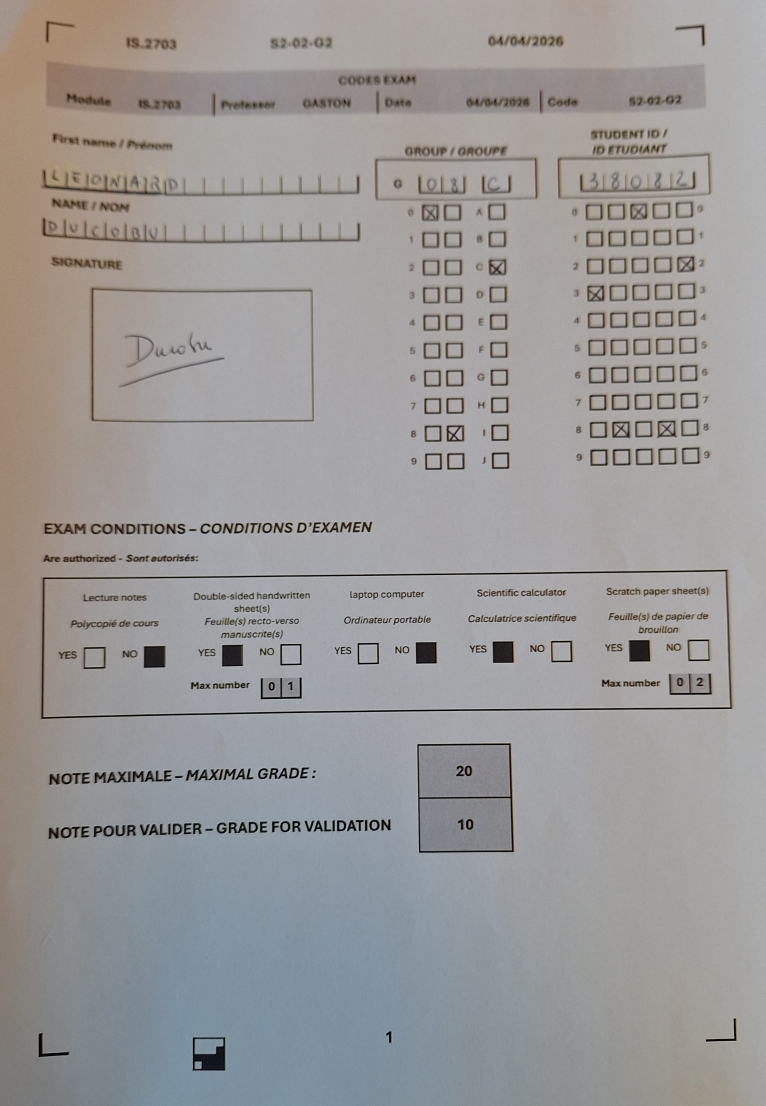
#> input picture src/data_exemple/EXAM_FORM3_38082/EXAM_FORM3_38082.jpg, 2296 x 3317 px (shown at 1/3 size); its folder holds only this picture in this run
$ python -i training_svm_model.py   (imports and definitions only)
#> lines starting #> are read from the running program, lines starting #| are printed output that depends on the picture; after the words box and inside, x2 and y2 are one past the last pixel; in counts of white or black regions, pixels touching at a corner belong together
# train_signature_svm.py
# Programme uniquement pour entraîner un SVM sur les signatures.
#
# Lancement :
#   python train_signature_svm.py
#
# Sorties :
#   signature_model_svm/svm_shape.joblib
#   signature_model_svm/labels.json

import os
import json
import random
import warnings

# [1 line not run here, left out]

import joblib
import numpy as np

from skimage import io, color, filters, morphology, measure, transform, exposure
from scipy import ndimage as ndi

from sklearn.svm import SVC
from sklearn.pipeline import make_pipeline
from sklearn.preprocessing import StandardScaler
from sklearn.metrics import accuracy_score, classification_report


# ============================================================
# PARAMÈTRES
# ============================================================

SOURCE_PATH = "data/STUDENT_CLASS_SIGNATURES"

OUTPUT_DIR = "signature_model_svm"
MODEL_PATH = os.path.join(OUTPUT_DIR, "svm_shape.joblib")
LABELS_PATH = os.path.join(OUTPUT_DIR, "labels.json")

RANDOM_SEED = 4564
TRAIN_RATIO = 0.80

MIN_OBJECT_SIZE = 8
PRUNING_ITERATIONS = 8

N_FOURIER_POINTS = 128
N_FOURIER_DESCRIPTORS = 16

AUGMENT_PER_IMAGE = 4


# ============================================================
# OUTILS GÉNÉRAUX
# ============================================================

def set_seed(seed=RANDOM_SEED):
    random.seed(seed)
    np.random.seed(seed)


def ensure_dir(path):
    if not os.path.isdir(path):
        os.makedirs(path)


def safe_div(a, b, eps=1e-8):
    return float(a) / float(b + eps)


def rgb_to_gray_and_normalize(img):
    if img.ndim == 3:
        img = color.rgb2gray(img)

    img = img.astype(np.float32)

    if img.max() > 1.0:
        img = img / 255.0

    return img


def stretch_histo(img_gray, p_low=2, p_high=98):
    low, high = np.percentile(img_gray, (p_low, p_high))

    if high <= low:
        return img_gray.astype(np.float32)

    return exposure.rescale_intensity(
        img_gray,
        in_range=(low, high),
        out_range=(0.0, 1.0)
    ).astype(np.float32)


# ============================================================
# PRÉTRAITEMENT SIGNATURE
# ============================================================

def count_8_neighbors(binary_img):
    kernel = np.array(
        [[1, 1, 1],
         [1, 0, 1],
         [1, 1, 1]],
        dtype=np.uint8
    )

    return ndi.convolve(
        binary_img.astype(np.uint8),
        kernel,
        mode="constant",
        cval=0
    )


def prune_skeleton(skeleton, iterations=PRUNING_ITERATIONS):
    pruned = skeleton.astype(bool).copy()

    for _ in range(iterations):
        neighbors = count_8_neighbors(pruned)
        endpoints = pruned & (neighbors == 1)

        if not np.any(endpoints):
            break

        pruned[endpoints] = False

    return pruned


def crop_to_foreground(binary_img, pad=8):
    coords = np.argwhere(binary_img)

    if coords.size == 0:
        return binary_img

    y1, x1 = coords.min(axis=0)
    y2, x2 = coords.max(axis=0) + 1

    h, w = binary_img.shape[:2]

    y1 = max(0, y1 - pad)
    x1 = max(0, x1 - pad)
    y2 = min(h, y2 + pad)
    x2 = min(w, x2 + pad)

    return binary_img[y1:y2, x1:x2]


def preprocess_signature_binary_from_array(img):
    """
    Image signature -> image binaire.
    Convention :
        fond = False
        encre = True
    """
    img_gray = rgb_to_gray_and_normalize(img)
    img_gray = stretch_histo(img_gray)

    img_smooth = filters.gaussian(
        img_gray,
        sigma=1.0,
        preserve_range=True
    )

    try:
        threshold = filters.threshold_otsu(img_smooth)
    except ValueError:
        return np.zeros_like(img_smooth, dtype=bool)

    img_bin = img_smooth < threshold

    img_bin = morphology.remove_small_objects(
        img_bin.astype(bool),
        min_size=MIN_OBJECT_SIZE
    )

    img_bin = morphology.closing(
        img_bin,
        np.ones((2, 2), dtype=bool)
    )

    img_bin = crop_to_foreground(img_bin, pad=8)

    return img_bin.astype(bool)


def preprocess_signature_skeleton_from_binary(img_bin):
    img_bin = morphology.remove_small_objects(
        img_bin.astype(bool),
        min_size=MIN_OBJECT_SIZE
    )

    skel = morphology.skeletonize(img_bin)
    skel = prune_skeleton(skel, iterations=PRUNING_ITERATIONS)

    return skel.astype(bool)


# ============================================================
# AUGMENTATION
# ============================================================

# [40 lines left out: function augment_signature_array, not called in this run]


# ============================================================
# DESCRIPTEURS
# ============================================================

def skeleton_topology_features(skel, area):
    skel_len = int(np.sum(skel))

    if skel_len == 0:
        return [0, 0, 0.0, 0.0, 0.0, 0.0]

    neighbors = count_8_neighbors(skel)

    endpoints = int(np.sum(skel & (neighbors == 1)))
    branchpoints = int(np.sum(skel & (neighbors >= 3)))

    endpoint_ratio = safe_div(endpoints, skel_len)
    branchpoint_ratio = safe_div(branchpoints, skel_len)

    skel_norm_area = safe_div(skel_len, np.sqrt(area))
    skel_density = safe_div(skel_len, area)

    return [
        endpoints,
        branchpoints,
        endpoint_ratio,
        branchpoint_ratio,
        skel_norm_area,
        skel_density
    ]


def normalized_fourier_descriptors(binary_img):
    if binary_img is None or np.sum(binary_img) == 0:
        return np.zeros(N_FOURIER_DESCRIPTORS, dtype=np.float32)

    contours = measure.find_contours(binary_img.astype(float), 0.5)

    if len(contours) == 0:
        return np.zeros(N_FOURIER_DESCRIPTORS, dtype=np.float32)

    contour = max(contours, key=lambda c: c.shape[0])

    if contour.shape[0] < 5:
        return np.zeros(N_FOURIER_DESCRIPTORS, dtype=np.float32)

    pts = np.zeros((contour.shape[0], 2), dtype=np.float32)
    pts[:, 0] = contour[:, 1]
    pts[:, 1] = contour[:, 0]

    pts = np.vstack([pts, pts[0]])

    diffs = np.diff(pts, axis=0)
    dist = np.sqrt(np.sum(diffs ** 2, axis=1))
    curv_abs = np.concatenate([[0.0], np.cumsum(dist)])

    total_length = curv_abs[-1]

    if total_length <= 1e-8:
        return np.zeros(N_FOURIER_DESCRIPTORS, dtype=np.float32)

    samples = np.linspace(
        0,
        total_length,
        N_FOURIER_POINTS,
        endpoint=False
    )

    x = np.interp(samples, curv_abs, pts[:, 0])
    y = np.interp(samples, curv_abs, pts[:, 1])

    z = x + 1j * y

    z = z - np.mean(z)

    coeffs = np.fft.fft(z)

    desc = np.abs(coeffs[1:N_FOURIER_DESCRIPTORS + 1])

    denom = desc[0] if desc[0] > 1e-8 else np.max(desc)

    if denom <= 1e-8:
        return np.zeros(N_FOURIER_DESCRIPTORS, dtype=np.float32)

    desc = desc / denom

    return desc.astype(np.float32)


def extract_shape_features_from_binary(binary_img):
    if binary_img is None or binary_img.size == 0 or np.sum(binary_img) == 0:
        return np.zeros(46, dtype=np.float32)

    binary_img = binary_img.astype(bool)

    label_all = binary_img.astype(np.uint8)
    props_list = measure.regionprops(label_all)

    if len(props_list) == 0:
        return np.zeros(46, dtype=np.float32)

    p = props_list[0]

    area = float(p.area)

    if area <= 0:
        return np.zeros(46, dtype=np.float32)

    perimeter = float(measure.perimeter(binary_img, neighborhood=8))

    minr, minc, maxr, maxc = p.bbox
    bbox_h = maxr - minr
    bbox_w = maxc - minc
    bbox_area = max(1.0, float(bbox_h * bbox_w))

    convex_area = float(p.convex_area) if p.convex_area > 0 else area

    major = float(p.major_axis_length)
    minor = float(p.minor_axis_length)

    eccentricity = float(p.eccentricity)
    solidity = safe_div(area, convex_area)
    extent = safe_div(area, bbox_area)

    compactness = safe_div(perimeter ** 2, area)
    circularity = safe_div(4.0 * np.pi * area, perimeter ** 2)

    bbox_ratio = safe_div(min(bbox_h, bbox_w), max(bbox_h, bbox_w))
    axis_ratio = safe_div(minor, major)

    euler_number = float(p.euler_number)

    connected_components = float(measure.label(binary_img, connectivity=2).max())
    ink_density = safe_div(area, binary_img.size)

    region_features = [
        eccentricity,
        solidity,
        extent,
        compactness,
        circularity,
        bbox_ratio,
        axis_ratio,
        euler_number,
        connected_components,
        ink_density
    ]

    skel = preprocess_signature_skeleton_from_binary(binary_img)
    skel_features = skeleton_topology_features(skel, area)

    nu = p.moments_normalized

    nu_indices = [
        (2, 0),
        (0, 2),
        (1, 1),
        (3, 0),
        (0, 3),
        (2, 1),
        (1, 2)
    ]

    nu_features = []

    for i, j in nu_indices:
        if i < nu.shape[0] and j < nu.shape[1]:
            value = float(nu[i, j])
        else:
            value = 0.0

        if not np.isfinite(value):
            value = 0.0

        nu_features.append(value)

    try:
        hu = measure.moments_hu(nu)
        hu = np.array(hu, dtype=np.float64)
        hu = np.sign(hu) * np.log10(np.abs(hu) + 1e-12)
        hu = np.nan_to_num(hu, nan=0.0, posinf=0.0, neginf=0.0)
    except Exception:
        hu = np.zeros(7, dtype=np.float64)

    fourier = normalized_fourier_descriptors(binary_img)

    features = np.array(
        region_features
        + skel_features
        + nu_features
        + hu.tolist()
        + fourier.tolist(),
        dtype=np.float32
    )

    features = np.nan_to_num(features, nan=0.0, posinf=0.0, neginf=0.0)

    return features


def extract_signature_features_from_array(img):
    binary_img = preprocess_signature_binary_from_array(img)
    return extract_shape_features_from_binary(binary_img)


# ============================================================
# DATASET
# ============================================================

# [191 lines left out: functions list_dataset, split_train_test_per_student, build_feature_matrix, train_signature_svm, not called in this run]


# ============================================================
# MAIN
# ============================================================

def main():
    train_signature_svm()


# [2 lines not run here, left out]

>>> import cv2
>>> picture = cv2.cvtColor(cv2.imread('data_exemple/EXAM_FORM3_38082/EXAM_FORM3_38082.jpg'), cv2.COLOR_BGR2RGB)
>>> result = extract_signature_features_from_array(picture)
#> in rgb_to_gray_and_normalize, `img = color.rgb2gray(img)`:
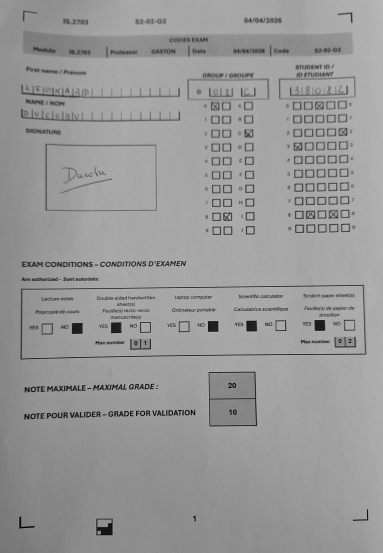
#> img: shape (3317, 2296) float64 (shown at 1/6 size); min 0, max 0.796, mean 0.6
#> in stretch_histo, `low, high = np.percentile(img_gray, (p_low, p_high))`: low = 0.278; high = 0.69
#> in stretch_histo, `return exposure.rescale_intensity( img_gray, in_range=(low, high), out..`:
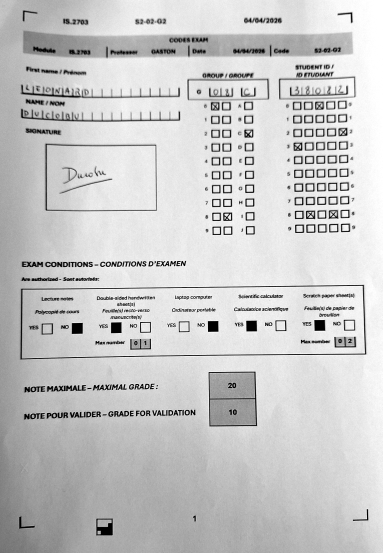
#> returned value: shape (3317, 2296) float32 (shown at 1/6 size); min 0, max 1, mean 0.787
#> in preprocess_signature_binary_from_array, `threshold = filters.threshold_otsu(img_smooth)`: threshold = 0.729
#> in preprocess_signature_binary_from_array, `img_bin = img_smooth < threshold`:
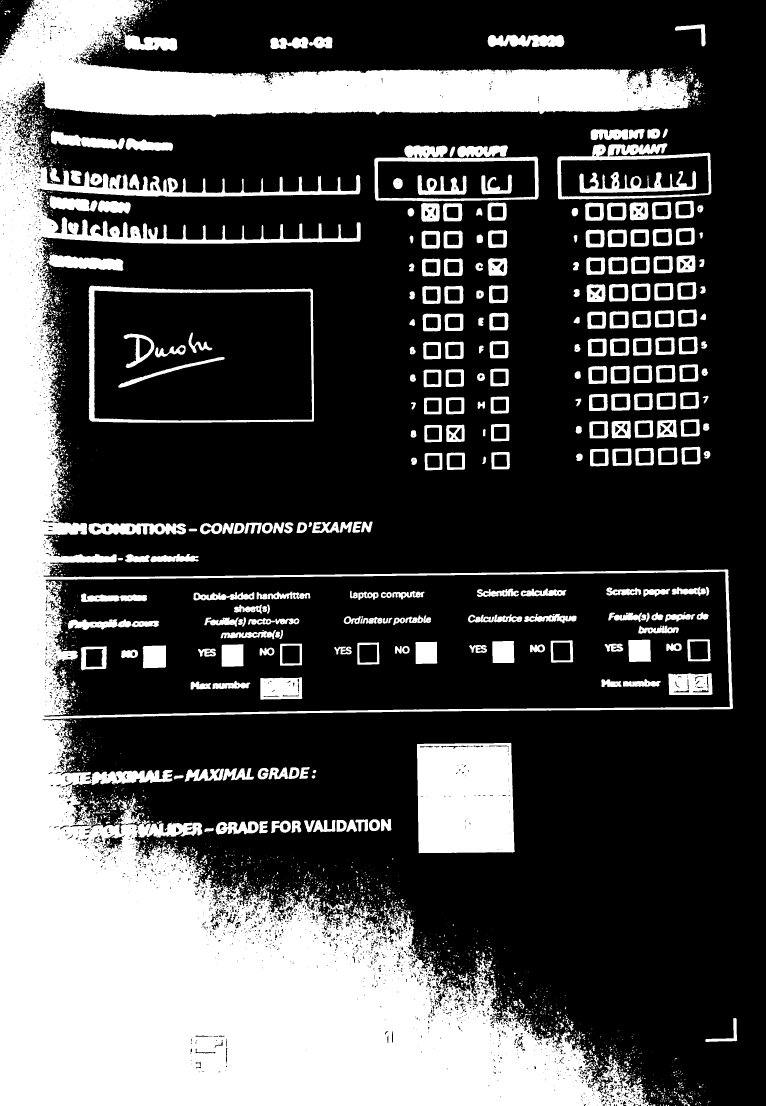
#> img_bin: shape (3317, 2296) bool (shown at 1/3 size); 30.6% white; 2940 white regions (2311 under 20 px), largest, box (x1, y1, x2, y2) and area: (0, 0, 2199, 3317) 1769881, (1251, 2229, 1544, 2560) 92601, (265, 857, 942, 1269) 20795
#> in crop_to_foreground, `coords = np.argwhere(binary_img)`: coords = 2334784 pairs, first value 0 to 3316, second value 0 to 2211
#> in crop_to_foreground, `y1, x1 = coords.min(axis=0)`: y1 = 0
#> in crop_to_foreground, `y2, x2 = coords.max(axis=0) + 1`: y2 = 3317; x2 = 2212
#> in crop_to_foreground, `x2 = min(w, x2 + pad)`: x2 = 2220
#> in crop_to_foreground, `return binary_img[y1:y2, x1:x2]`:
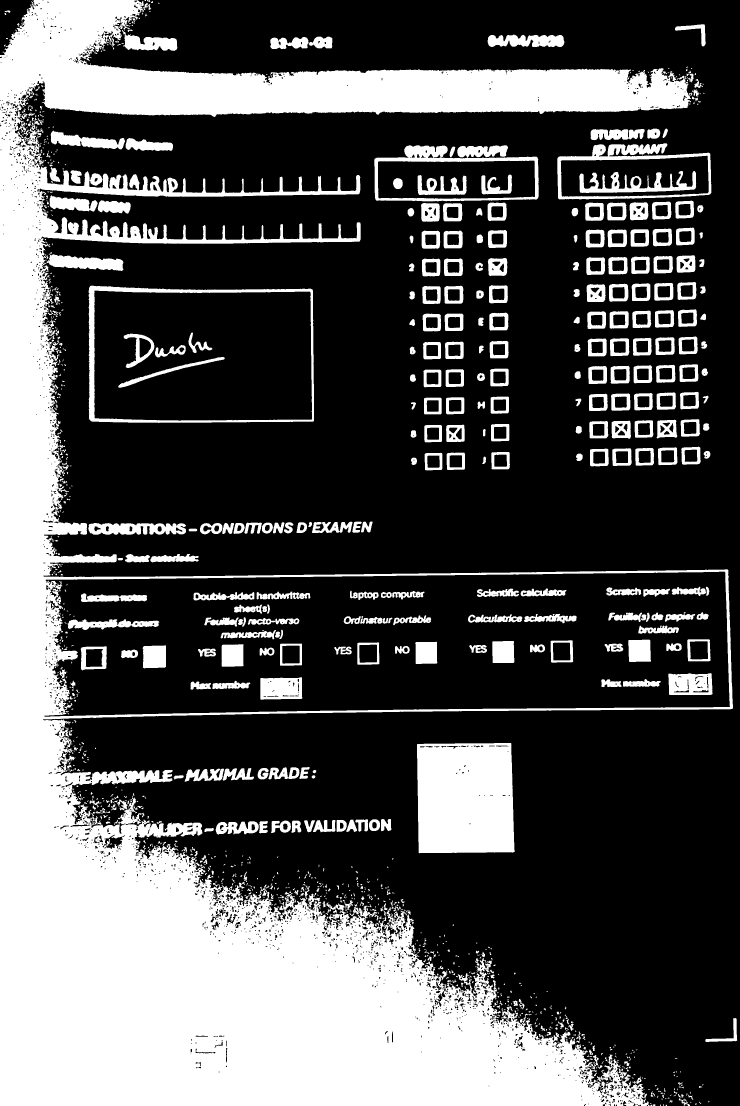
#> returned value: shape (3317, 2220) bool (shown at 1/3 size); 31.7% white; 1066 white regions (499 under 20 px)
#> in extract_shape_features_from_binary, `props_list = measure.regionprops(label_all)`: props_list = 1 regions; box (x1, y1, x2, y2) and area: (0, 0, 2212, 3317) 2334784
#> in extract_shape_features_from_binary, `area = float(p.area)`: area = 2334784
#> in extract_shape_features_from_binary, `perimeter = float(measure.perimeter(binary_img, neighborhood=8))`: perimeter = 207113.8
#> in extract_shape_features_from_binary, `minr, minc, maxr, maxc = p.bbox`: minr = 0; maxr = 3317; maxc = 2212
#> in extract_shape_features_from_binary, `bbox_h = maxr - minr`: bbox_h = 3317
#> in extract_shape_features_from_binary, `bbox_w = maxc - minc`: bbox_w = 2212
#> in extract_shape_features_from_binary, `bbox_area = max(1.0, float(bbox_h * bbox_w))`: bbox_area = 7337204
#> in extract_shape_features_from_binary, `convex_area = float(p.convex_area) if p.convex_area > 0 else area`: convex_area = 7141436
#> in extract_shape_features_from_binary, `major = float(p.major_axis_length)`: major = 4391.9
#> in extract_shape_features_from_binary, `minor = float(p.minor_axis_length)`: minor = 2443.6
#> in extract_shape_features_from_binary, `eccentricity = float(p.eccentricity)`: eccentricity = 0.831
#> in extract_shape_features_from_binary, `solidity = safe_div(area, convex_area)`: solidity = 0.327
#> in extract_shape_features_from_binary, `extent = safe_div(area, bbox_area)`: extent = 0.318
#> in extract_shape_features_from_binary, `compactness = safe_div(perimeter ** 2, area)`: compactness = 18372.6
#> in extract_shape_features_from_binary, `circularity = safe_div(4.0 * np.pi * area, perimeter ** 2)`: circularity = 0.000684
#> in extract_shape_features_from_binary, `bbox_ratio = safe_div(min(bbox_h, bbox_w), max(bbox_h, bbox_w))`: bbox_ratio = 0.667
#> in extract_shape_features_from_binary, `axis_ratio = safe_div(minor, major)`: axis_ratio = 0.556
#> in extract_shape_features_from_binary, `euler_number = float(p.euler_number)`: euler_number = -1389
#> in extract_shape_features_from_binary, `connected_components = float(measure.label(binary_img, connectivity=2)..`: connected_components = 1066
#> in extract_shape_features_from_binary, `ink_density = safe_div(area, binary_img.size)`: ink_density = 0.317
#> in extract_shape_features_from_binary, `region_features = [ eccentricity, solidity, extent, compactness, circu..`: region_features = [0.831, 0.327, 0.318, 18372.6, 0.000684, 0.667, 0.556, -1389, 1066, 0.317]
#> after the loop in prune_skeleton, `for _ in range(iterations):`:
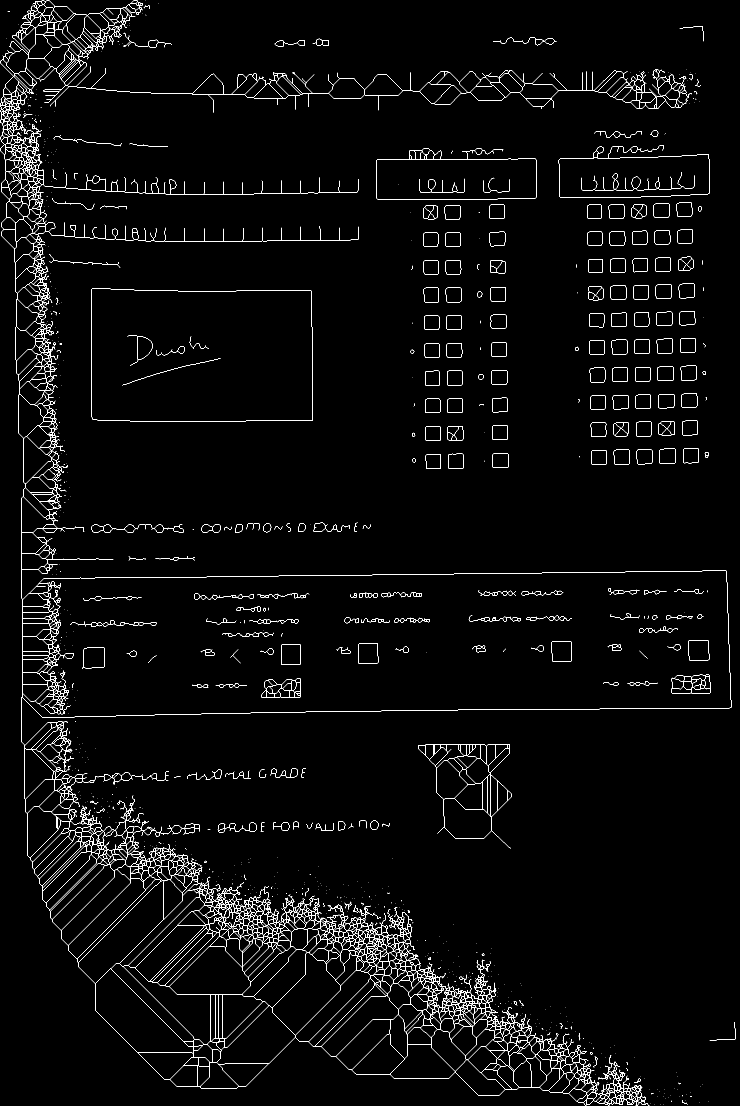
#> pruned: shape (3317, 2220) bool (shown at 1/3 size); 1.7% white in thin lines or dots
#> in skeleton_topology_features, `skel_len = int(np.sum(skel))`: skel_len = 127443
#> in skeleton_topology_features, `endpoints = int(np.sum(skel & (neighbors == 1)))`: endpoints = 561
#> in skeleton_topology_features, `branchpoints = int(np.sum(skel & (neighbors >= 3)))`: branchpoints = 18329
#> in skeleton_topology_features, `endpoint_ratio = safe_div(endpoints, skel_len)`: endpoint_ratio = 0.0044
#> in skeleton_topology_features, `branchpoint_ratio = safe_div(branchpoints, skel_len)`: branchpoint_ratio = 0.144
#> in skeleton_topology_features, `skel_norm_area = safe_div(skel_len, np.sqrt(area))`: skel_norm_area = 83.41
#> in skeleton_topology_features, `skel_density = safe_div(skel_len, area)`: skel_density = 0.0546
#> in extract_shape_features_from_binary, `skel_features = skeleton_topology_features(skel, area)`: skel_features = [561, 18329, 0.0044, 0.144, 83.41, 0.0546]
#> in extract_shape_features_from_binary, `nu = p.moments_normalized`: nu = [[nan, nan, 0.161, 0.0317], [nan, -0.0197, -0.0328, -0.018], [0.515, 0.0211, 0.0839, 0.0222], [-0.154, -0.0117, -0.0422, -0.0154]]
#> the loop in extract_shape_features_from_binary, `for i, j in nu_indices:` made 7 passes
#> after the loop in extract_shape_features_from_binary, `for i, j in nu_indices:`: nu_features = [0.515, 0.161, -0.0197, -0.154, 0.0317, 0.0211, -0.0328]
#> in extract_shape_features_from_binary, `hu = measure.moments_hu(nu)`: hu = [0.676, 0.127, 0.00404, 0.0375, 0.00044, 0.0121, 0.00014]
#> in extract_shape_features_from_binary, `hu = np.sign(hu) * np.log10(np.abs(hu) + 1e-12)`: hu = [-0.17, -0.896, -2.39, -1.43, -3.36, -1.92, -3.85]
#> in normalized_fourier_descriptors, `contours = measure.find_contours(binary_img.astype(float), 0.5)`: contours = 3492 point arrays, longest 46105 points
#> in normalized_fourier_descriptors, `contour = max(contours, key=lambda c: c.shape[0])`: contour = 46105 pairs, first value 0 to 3316, second value 45.5 to 2198.5
#> in extract_shape_features_from_binary, `fourier = normalized_fourier_descriptors(binary_img)`: fourier = [1, 0.248, 0.618, 0.327, 0.496, 0.157, 0.321, 0.0896, 0.0982, 0.205, 0.0897, 0.108, 0.0241, 0.0579, 0.0564, 0.00852]
#> in extract_shape_features_from_binary, `features = np.array( region_features + skel_features + nu_features + h..`: features = 46 values, max 18372.6 at index 3, min -1389 at index 7, mean 804.7
#> result has the same summary as features in extract_shape_features_from_binary
